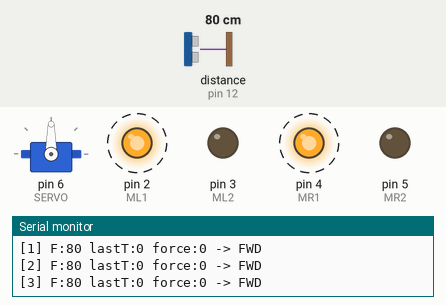
Recording of a sketch running on a simulated Arduino Uno, built with avr-gcc and run on an emulated ATmega328P. Parts: servo, output pins drawn as LEDs (lit = HIGH), the last lines printed to the serial monitor. Wiring (inferred from the names in the program): ultrasonic range finder: trigger pin 11; echo pin 12. Dashed ring = blinking. Inputs (shaded band) come from the test bench; at power-on: distance to the obstacle (sensor on pin 12) 80 cm. The echo pulse lasts 58.3 µs per cm; pins used as bus, display or sensor lines are not drawn.

Above: at 1.7 s.
1.8 s: distance to the obstacle (sensor on pin 12) set to 33 cm
4.8 s: distance to the obstacle (sensor on pin 12) set to 26 cm
At 5.49 s:
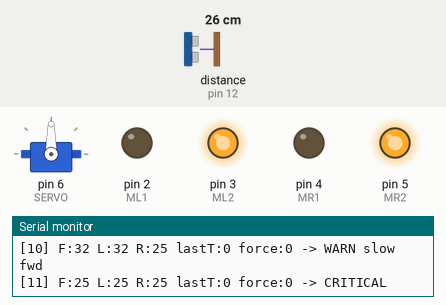
7.8 s: distance to the obstacle (sensor on pin 12) set to 12 cm
10.8 s: distance to the obstacle (sensor on pin 12) set to 9 cm
At 11.62 s:
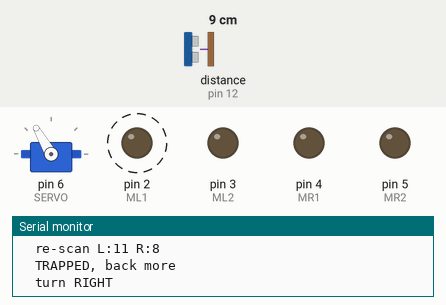
13.8 s: distance to the obstacle (sensor on pin 12) set to 18 cm
At 15.0 s:
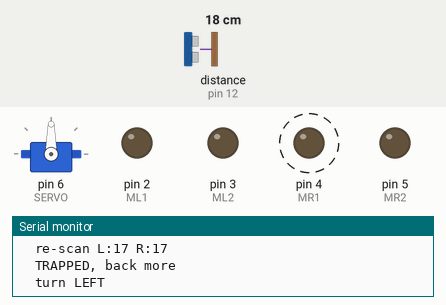
16.8 s: distance to the obstacle (sensor on pin 12) set to 2 cm
At 19.55 s:
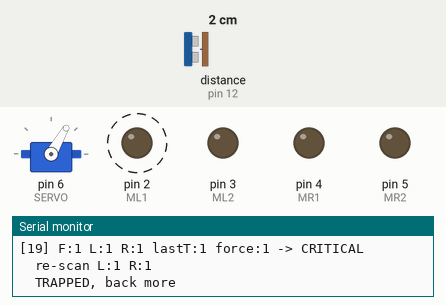
Timing chart, 0 to 20.8 s (numbered marks = the images above; inputs shaded):
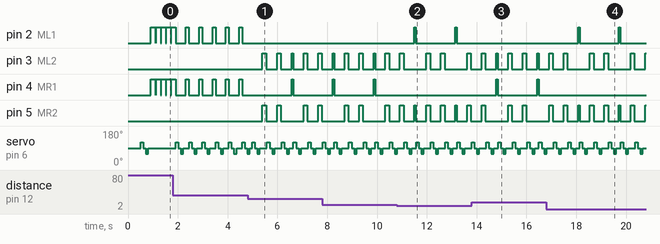

Measured:
- the behaviour switches between 31 and 30 cm on distance to the obstacle (sensor on pin 12) (found by bisection; images 0 and 1)
- the behaviour switches between 11 and 10 cm on distance to the obstacle (sensor on pin 12) (found by bisection; images 1 and 2)
- after the input at 4.8 s, pin 2 (ML1): stops changing and stays LOW; pin 3 (ML2): LOW → HIGH after 0.60 s, → LOW 0.15 s later, → HIGH 0.43 s later, → LOW 0.15 s later, … (10 changes in this stretch); pin 5 (MR2): LOW → HIGH after 0.60 s, → LOW 0.15 s later, → HIGH 0.43 s later, → LOW 0.15 s later, … (8 changes in this stretch)
- after the input at 10.8 s, pin 2 (ML1): alternates HIGH for 0.06 s and LOW for 1.6 s, starting after 0.70 s; pin 4 (MR1): stops changing and stays LOW
- after the input at 13.8 s, pin 2 (ML1): stops changing and stays LOW; pin 4 (MR1): alternates HIGH for 0.06 s and LOW for 1.6 s, starting after 0.98 s
- after the input at 16.8 s, pin 2 (ML1): alternates HIGH for 0.06 s and LOW for 1.6 s, starting after 1.3 s; pin 4 (MR1): stops changing and stays LOW
- by itself, pin 2 (ML1): alternates HIGH for 0.12 s and LOW for 0.41 s
- by itself, pin 4 (MR1): alternates HIGH for 0.06 s and LOW for 1.6 s

The sketch:

Lab2_Ultrasonic_Obstacle_Avoidance_Car.ino
```cpp
//
/*
 * 4-Wire Ultrasonic Obstacle Avoidance Car - v3
 *
 * Core fixes:
 *   1. Small-step movement instead of long blind delays
 *   2. After turn, FORCE forward before next decision (prevents spin-in-place)
 *   3. Direction inertia via lastTurn (won't reverse without good reason)
 *   4. Diagonal-front scan (60°/120°) instead of full side (45°/135°)
 *   5. Increased back-up distance so car actually clears the wall
 */

#include <Servo.h>

// ---- Motor Pins ----
const int ML1 = 2;
const int ML2 = 3;
const int MR1 = 4;
const int MR2 = 5;

// ---- Servo & Ultrasonic Pins ----
const int SERVO = 6;
const int TRIG   = 11;
const int ECHO   = 12;

Servo servo;

// ---- Distances (cm) ----
int distF = 0;
int distL = 0;   // diagonal front-left  (120°)
int distR = 0;   // diagonal front-right (60°)

// ---- Thresholds ----
const int CRITICAL  = 30;
const int WARNING   = 70;
const int SIDE_SAFE = 30;

// ---- Timing (ms) ----
const int T_FWD      = 180;
const int T_FWD_SLOW = 120;
const int T_TRN      = 100;
const int T_BCK      = 150;
const int T_BCK_TRN  = 130;
const int T_STEP     = 60;    // one small chunk of movement
const int SERVO_DLY  = 100;

// ---- Direction inertia ----
int  lastTurn    = 0;         // -1=last turned left, 0=none, 1=last turned right
bool mustGoFwd   = false;     // after turn, force forward before re-deciding
int  cycleCount  = 0;

// ================================================================
void setup() {
  Serial.begin(9600);

  pinMode(ML1, OUTPUT); pinMode(ML2, OUTPUT);
  pinMode(MR1, OUTPUT); pinMode(MR2, OUTPUT);
  pinMode(TRIG, OUTPUT); pinMode(ECHO, INPUT);

  servo.attach(SERVO);
  servo.write(90);
  delay(500);

  Serial.println("=== 4-Wire Obstacle Avoidance v3 ===");
}

// ================================================================
float getDist() {
  digitalWrite(TRIG, LOW);
  delayMicroseconds(2);
  digitalWrite(TRIG, HIGH);
  delayMicroseconds(10);
  digitalWrite(TRIG, LOW);

  long dur = pulseIn(ECHO, HIGH, 38000);
  if (dur == 0) return 999;
  return dur / 58.0;
}

// Diagonal front: L=120° (front-left), R=60° (front-right)
// Much more relevant than 135°/45° for forward-moving car
void scanF() { servo.write(90);  delay(SERVO_DLY); distF = getDist(); }
void scanL() { servo.write(120); delay(SERVO_DLY); distL = getDist(); }
void scanR() { servo.write(60);  delay(SERVO_DLY); distR = getDist(); }

void scanDiagonals() {
  scanL();
  servo.write(90); delay(SERVO_DLY);
  scanR();
  servo.write(90); delay(SERVO_DLY);   // return to center
}

int quickF() { return getDist(); }

// ================================================================
// Motor control
void halt() {
  digitalWrite(ML1, LOW); digitalWrite(ML2, LOW);
  digitalWrite(MR1, LOW); digitalWrite(MR2, LOW);
}
void goFwd() {
  digitalWrite(ML1, HIGH); digitalWrite(ML2, LOW);
  digitalWrite(MR1, HIGH); digitalWrite(MR2, LOW);
}
void goBck() {
  digitalWrite(ML1, LOW);  digitalWrite(ML2, HIGH);
  digitalWrite(MR1, LOW);  digitalWrite(MR2, HIGH);
}
void spinL() {
  digitalWrite(ML1, LOW);  digitalWrite(ML2, HIGH);
  digitalWrite(MR1, HIGH); digitalWrite(MR2, LOW);
}
void spinR() {
  digitalWrite(ML1, HIGH); digitalWrite(ML2, LOW);
  digitalWrite(MR1, LOW);  digitalWrite(MR2, HIGH);
}

// ================================================================
// Forward in small steps — re-checks front between each step.
// Aborts early if something appears ahead.
void fwdStepped(int totalMs) {
  int steps = totalMs / T_STEP;
  if (steps < 1) steps = 1;

  for (int i = 0; i < steps; i++) {
    int f = quickF();
    if (f < CRITICAL) {
      halt();
      return;
    }
    goFwd();
    delay(T_STEP);
  }
  halt();
}

// Turn in small chunks — re-checks front between each chunk.
// Aborts early if obstacle appears ahead.
bool turnChunked(bool turnLeft, int totalMs) {
  int chunks = totalMs / T_STEP;
  if (chunks < 1) chunks = 1;

  for (int i = 0; i < chunks; i++) {
    if (turnLeft) spinL(); else spinR();
    delay(T_STEP);
    halt();
    delay(10);

    int f = quickF();
    if (f < CRITICAL) {
      return false;
    }
  }
  return true;
}

// ================================================================
// Choose turn direction WITH INERTIA from last turn.
// Won't reverse direction unless the other side is MUCH better (20cm+).
int chooseDir(int left, int right) {
  if (lastTurn == 0) {
    return (left > right) ? -1 : 1;
  }

  if (lastTurn == -1) {
    // Last turned LEFT → need right to be 20cm+ better to switch
    if (right > left + 20) return 1;
    return -1;
  } else {
    // Last turned RIGHT → need left to be 20cm+ better to switch
    if (left > right + 20) return -1;
    return 1;
  }
}

// ================================================================
void loop() {
  distF = quickF();

  // Only scan diagonals when approaching something (or every 5th cycle)
  bool needScan = (distF < WARNING) || (cycleCount % 5 == 0);
  if (needScan) {
    scanDiagonals();
  }

  // ---- Debug ----
  Serial.print("["); Serial.print(cycleCount); Serial.print("] ");
  Serial.print("F:"); Serial.print(distF);
  if (needScan) {
    Serial.print(" L:"); Serial.print(distL);
    Serial.print(" R:"); Serial.print(distR);
  }
  Serial.print(" lastT:"); Serial.print(lastTurn);
  Serial.print(" force:"); Serial.print(mustGoFwd);
  Serial.print(" -> ");

  // ================================================================
  // AFTER-TURN: force a forward stride before any new decision.
  // This is the #1 fix for spin-in-place — the car MUST move forward
  // after turning, so it doesn't re-scan from the same spot.
  // ================================================================
  if (mustGoFwd && distF > CRITICAL) {
    Serial.println("FORCED-FWD (post-turn)");
    fwdStepped(T_FWD_SLOW);
    mustGoFwd = false;
    cycleCount++;
    return;
  }
  mustGoFwd = false;

  // ================================================================
  // 1. CRUISE: wide open ahead (>150cm)
  //    Reset inertia, just go.
  // ================================================================
  if (distF > 150) {
    Serial.println("CRUISE");
    lastTurn = 0;
    fwdStepped(T_FWD);
    cycleCount++;
    return;
  }

  // ================================================================
  // 2. CRITICAL: front blocked (<30cm)
  //    Back up properly, then turn with chunked checks.
  // ================================================================
  if (distF < CRITICAL) {
    if (!needScan) scanDiagonals();

    Serial.println("CRITICAL");

    // BACK UP — long enough to actually clear the wall
    goBck(); delay(T_BCK);
    halt();  delay(30);

    // Re-scan after backing up
    scanDiagonals();
    Serial.print("  re-scan L:"); Serial.print(distL);
    Serial.print(" R:"); Serial.println(distR);

    int dir;

    if (distL < CRITICAL && distR < CRITICAL) {
      // Both blocked → back up more, then pick the better one
      Serial.println("  TRAPPED, back more");
      goBck(); delay(T_BCK);
      halt();  delay(30);
      scanDiagonals();
      dir = (distL > distR) ? -1 : 1;
    } else if (distL < CRITICAL) {
      dir = 1;   // left blocked → must go right
    } else if (distR < CRITICAL) {
      dir = -1;  // right blocked → must go left
    } else {
      dir = chooseDir(distL, distR);
    }

    Serial.print("  turn "); Serial.println((dir == -1) ? "LEFT" : "RIGHT");
    turnChunked(dir == -1, T_BCK_TRN);
    halt();

    lastTurn  = dir;
    mustGoFwd = true;   // FORCE forward next cycle
    cycleCount++;
    return;
  }

  // ================================================================
  // 3. WARNING: front approaching (30-70cm)
  //    If a diagonal is clearly better, turn that way.
  //    Otherwise creep forward.
  // ================================================================
  if (distF < WARNING) {
    if (!needScan) scanDiagonals();

    bool leftOpen  = (distL > distF + 15);
    bool rightOpen = (distR > distF + 15);

    if (leftOpen || rightOpen) {
      int dir = chooseDir(distL, distR);

      // Don't turn into a wall
      if (dir == -1 && distL < SIDE_SAFE) dir = 1;
      if (dir == 1  && distR < SIDE_SAFE) dir = -1;

      Serial.print("WARN turn ");
      Serial.println((dir == -1) ? "LEFT" : "RIGHT");

      // Back up before turning (avoid scraping wall with front corner)
      goBck(); delay(80);
      halt();  delay(20);
      turnChunked(dir == -1, T_TRN);
      halt();

      lastTurn  = dir;
      mustGoFwd = true;
    } else {
      Serial.println("WARN slow fwd");
      fwdStepped(T_FWD_SLOW);
    }
    cycleCount++;
    return;
  }

  // ================================================================
  // 4. CLEAR (70-150cm): normal forward.
  //    Occasional tiny course correction toward the preferred side.
  // ================================================================
  if (needScan && lastTurn != 0) {
    int prefSide = (lastTurn == -1) ? distL : distR;
    int otherSide = (lastTurn == -1) ? distR : distL;

    if (prefSide > distF + 30 && prefSide > otherSide + 15) {
      Serial.print("VEER ");
      Serial.println((lastTurn == -1) ? "L" : "R");
      turnChunked(lastTurn == -1, T_TRN / 2);  // tiny correction only
      halt();
      // No mustGoFwd for tiny veers — just continue
      cycleCount++;
      return;
    }
  }

  // Default: go forward
  Serial.println("FWD");
  fwdStepped(T_FWD);
  cycleCount++;
}
```
